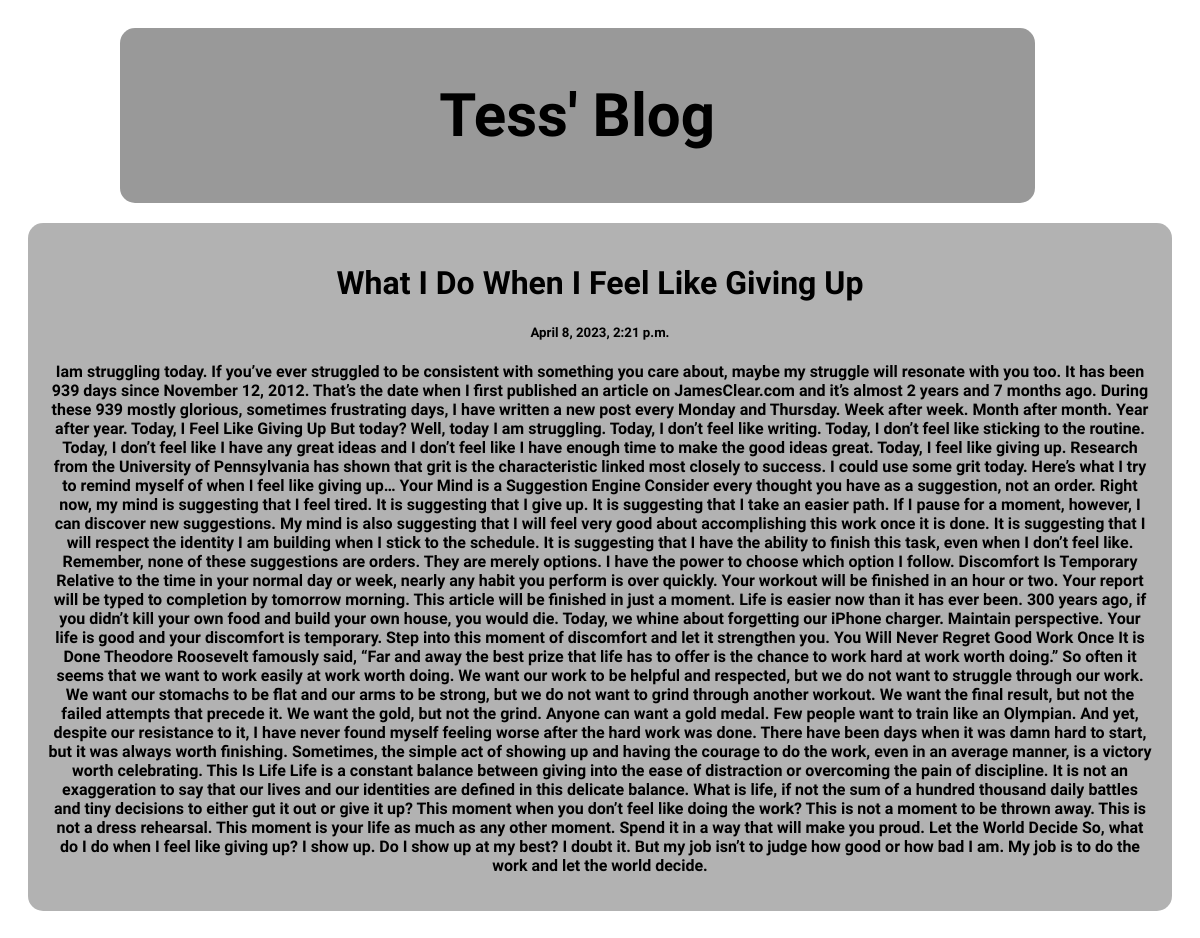
The app's page /post/4 with its own data.
### posts/models.py (models this page shows)
class Posts(models.Model):
    title = models.CharField(max_length=100)
    body= models.CharField(max_length=1000000)
    created_at = models.DateTimeField(default=datetime.now, blank=True)

### posts/views.py (the view)
def post(request, pk):
    posts = Posts.objects.get(id=pk)
    return render (request, 'post.html',{ 'posts': posts})

### templates/post.html (shortened to what this page needs)
<!DOCTYPE html>
<html>
<head>
</head>
<body>
<div class="header">
  <h2>Tess' Blog</h2>
</div>
<div class="row">
  <div class="Leftcolumn">
    <div class="Card">
        <h1>{{posts.title}}</h1>
        <h5>{{posts.created_at}}</h5>
        <p>{{posts.body}}</p>
    </div>
  </div>
</div>
</body>
</html>

### templates/post.html (style rules this page uses)
* { box-sizing: border-box; }
body { font-family: Arial; padding: 20px; background:white; text-align: center; align-items: center; justify-content: center; display: block; }
.header { padding: 2px; width: 80%; font-family: 'Kenia', cursive; font-size: 40px; text-align: center; align-items: center; justify-content: center; background: rgba(0, 0, 0, 0.4); border-radius: 15px; color: black; margin-left: 8%; }
.Leftcolumn { float: left; width: 100%; }
.Card { background-color: rgba(0, 0, 0, 0.3); padding: 20px; margin-top: 20px; font-family: 'Advent Pro', sans-serif; font-weight: bold; border-radius: 15px; width: 100%; contain: content; }
.row:after { content: ""; display: table; clear: both; }

### records on screen
Posts: title "What I Do When I Feel Like Giving Up", created_at "April 8, 2023, 2:21 p.m.", body "Iam struggling today. If you’ve ever struggled to be consistent with something you care about, maybe my struggle will resonate with you too. It has been 939 days since November 12, 2012. That’s the date when I first published an article on JamesClear.com and it’s almost 2 years and 7 months ago. During these 939 mostly glorious, sometimes frustrating days, I have written a new post every Monday and Thursday. Week after week. Month after month. Year after year. Today, I Feel Like Giving Up But today? Well, today I am struggling. Today, I don’t feel like writing. Today, I don’t feel like sticking to the routine. Today, I don’t feel like I have any great ideas and I don’t feel like I have…"
